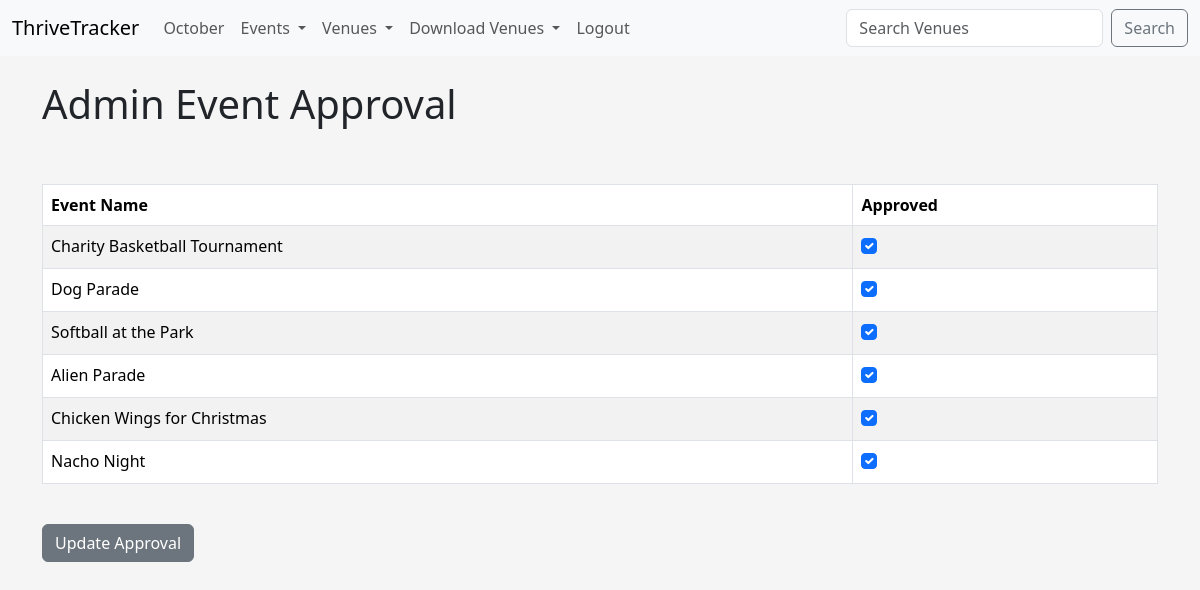
Screenshot of /admin_approval (signed in) with the database file from the repository.
### addiction_calendar/models.py (models this page shows, shortened)
class Event(models.Model):
    name = models.CharField('Event Name', max_length=200)
    event_date = models.DateTimeField('Event Date')
    venue = models.ForeignKey(Venue, blank=True, null=True, on_delete=models.CASCADE)
    manager = models.ForeignKey(User, blank = True, null = True, on_delete=models.SET_NULL)
    description = models.TextField('Event Description', blank=True)
    attendees = models.ManyToManyField(ThriveTrackerUser, blank=True)
    approved = models.BooleanField('Aprroved', default=False)

### addiction_calendar/views.py (the view)
# urls.py: path('admin_approval', views.admin_approval, name='admin-approval'),
def admin_approval(request):
    venue_list = Venue.objects.all()
    event_count = Event.objects.all().count()
    venue_count = Venue.objects.all().count()
    user_count = User.objects.all().count()
    event_list = Event.objects.all().order_by('-event_date')
    if request.user.is_superuser:
        if request.method == "POST":
            id_list = request.POST.getlist('boxes')
            event_list.update(approved=False)
            for x in id_list:
                Event.objects.filter(pk=int(x)).update(approved=True)
            messages.success(request, ("Event List Approval Has Been Updated!"))
            return redirect('events-list')
        else:
            return render(request, 'addiction_events/admin_approval.html',
            {"event_list": event_list,
            "event_count":event_count,
            "venue_count":venue_count,
            "user_count":user_count,
            "venue_list":venue_list})
    else:
        messages.success(request, ("You aren't authorized to view this page!"))
        return redirect('home')

### addiction_calendar/templates/addiction_events/admin_approval.html (shortened to what this page needs)
{% extends 'addiction_events/base.html' %} {% block content %}
<h1>Admin Event Approval</h1>
<br /><br />
<form action="" method="POST">
  <table class="table table-striped table-hover table-bordered">
    <thead>
      <tr>
        <th scope="col">Event Name</th>
        <th scope="col">Approved</th>
      </tr>
    </thead>
    <tbody>
      {% for event in event_list %}
      <tr>
        <td>{{ event.name }}</td>
        <td>
          {% if event.approved %}
          <div class="form-check">
            <input
              class="form-check-input"
              type="checkbox"
              checked="checked"
              value="{{event.id}}"
              name="boxes"
            />
          </div>
          {% endif %}
        </td>
      </tr>
      {% endfor %}
    </tbody>
  </table>
  <br />
  <button class="btn btn-secondary" type="submit">Update Approval</button>
</form>
{% endblock %}

### addiction_calendar/templates/addiction_events/base.html (style rules this page uses)
body { background: #f5f5f5; }

### rows the page displays
Event: name "Charity Basketball Tournament"
Event: name "Dog Parade"
Event: name "Softball at the Park"
Event: name "Alien Parade"
Event: name "Chicken Wings for Christmas"
Event: name "Nacho Night"
